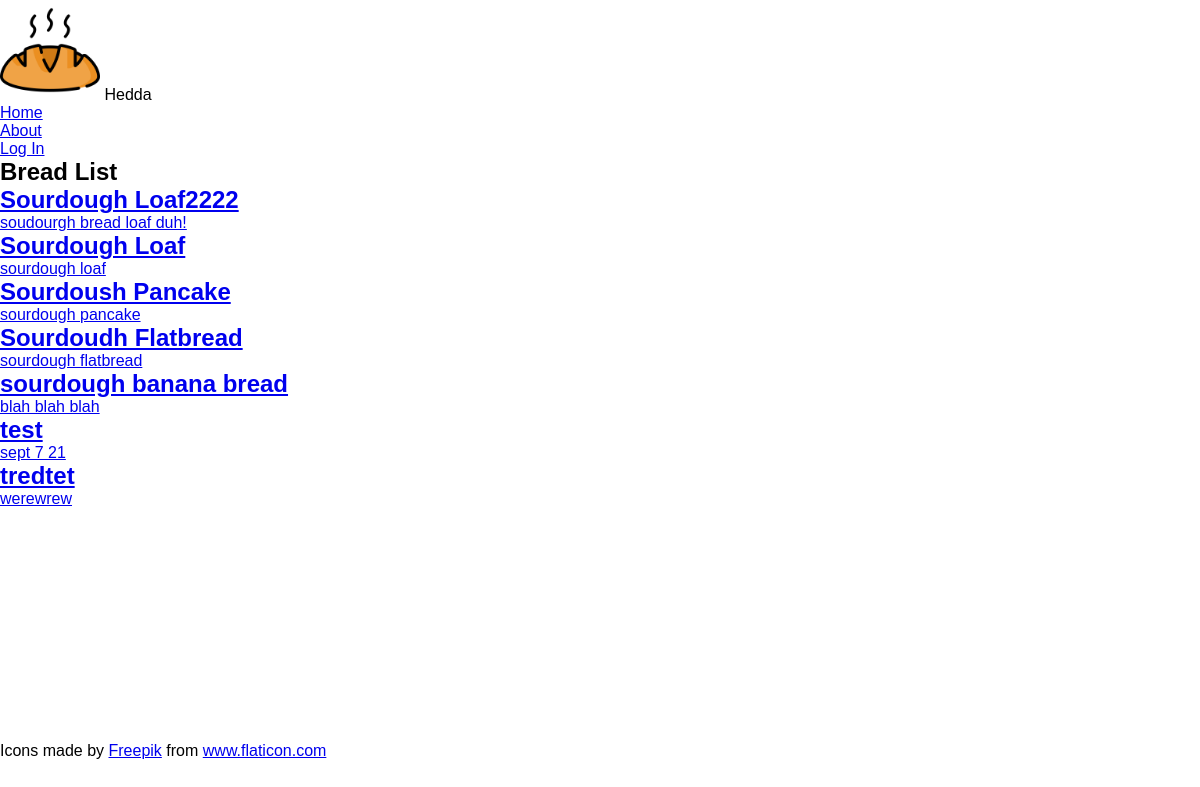
Page /breads/ on the committed database.
### main_app/models.py (models this page shows, shortened)
class Bread(models.Model):
  name = models.CharField(max_length=100)
  description = models.TextField(max_length=250)
  tasks = models.ManyToManyField(Task)
  user = models.ForeignKey(User, on_delete=models.CASCADE)

### main_app/views.py (the view)
# urls.py: path('breads/', views.breads_index, name='breads_index'),
def breads_index(request):
  breads = Bread.objects.all()
  return render(request, 'breads/index.html', { 'breads': breads})

### main_app/templates/breads/index.html (shortened to what this page needs)
{% extends 'base.html' %} {% load static %}  {% block content %}
<section class="page-header">
  <h1>Bread List</h1>
</section>
<section class="card-container">
  {% for bread in breads %}
  <div class="card">
    <a href="{% url 'breads_detail' bread.id %}">
      <div class="card-content">
        <h2 class="card-title">{{ bread.name }}</h2>
        <p>{{ bread.description }}</p>
      </div>
    </a>
  </div>
  {% endfor %}
</section>
{% endblock %}

### main_app/static/css/base.css (style rules this page uses)
* { margin: 0; padding: 0; box-sizing: border-box; }
body { font-family: montserrat, sans-serif; }

### rows in the picture
Bread: name "Sourdough Loaf2222", description "soudourgh bread loaf duh!"
Bread: name "Sourdough Loaf", description "sourdough loaf"
Bread: name "Sourdoush Pancake", description "sourdough pancake"
Bread: name "Sourdoudh Flatbread", description "sourdough flatbread"
Bread: name "sourdough banana bread", description "blah blah blah"
Bread: name "test", description "sept 7 21"
Bread: name "tredtet", description "werewrew"
